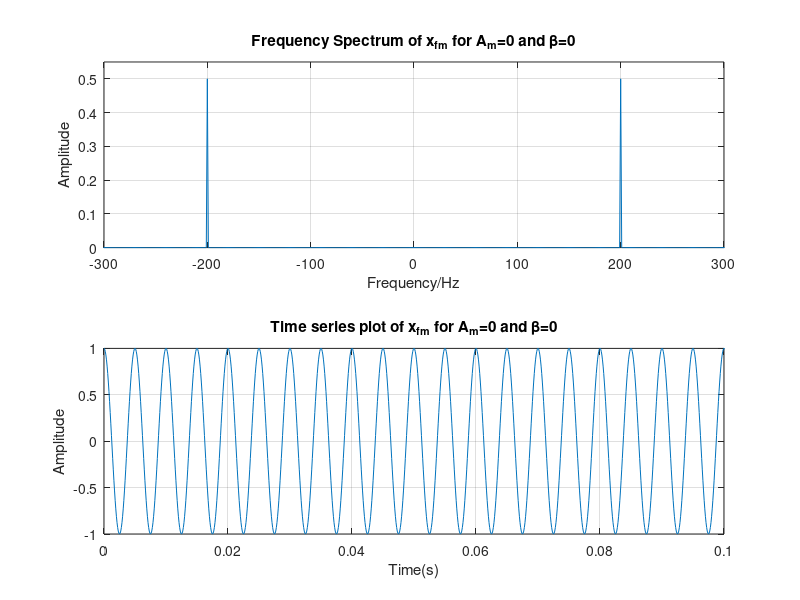
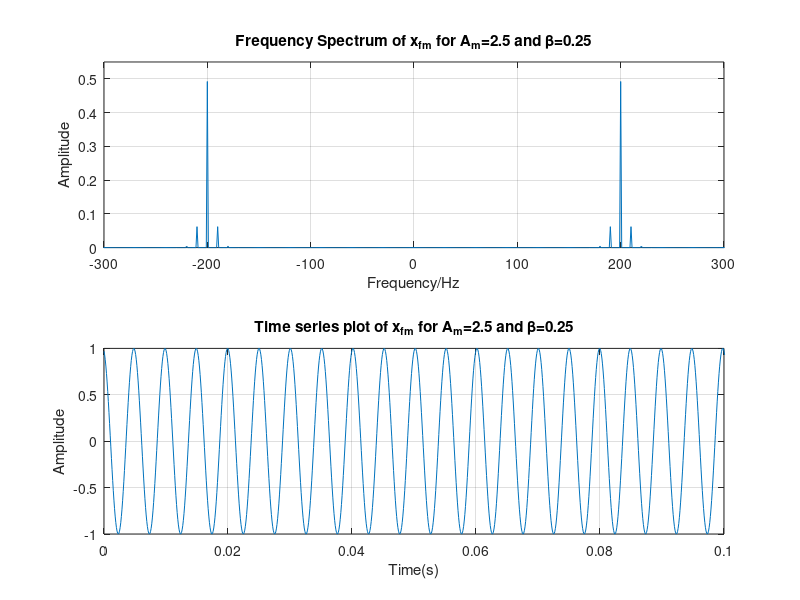
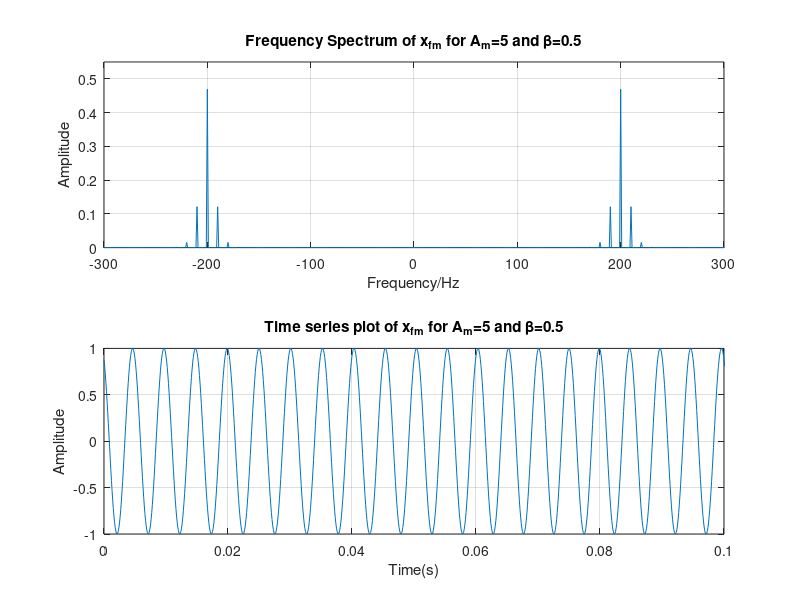
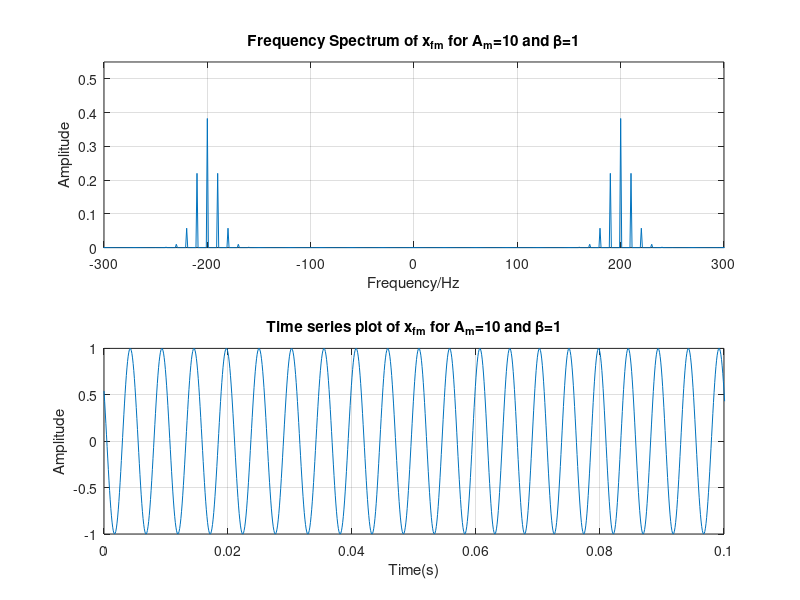

Write the MATLAB code that produced these figures, in order.
clear all;
close all;
fs = 10000; %sampling frequency
t = 0:1/fs:1-1/fs;
ac = 1;
fc=200;fm=10;
%carrier signal
ct = ac*cos(2*pi*fc*t);

%message signal
mt=cos(2*pi*fm*t);

% figure(1);
% plot(t,ct);
% xlim([0,0.05]);
% 
% figure(2);
% plot(t,mt);

%beta values
B=[0,0.25,0.5,1,2.405,3.838];
kf=1;
for i=1:6;
    am=B(i)*(fm/kf);
    %frequency modulated signal
    xfm = cos((2*pi*fc*t) + (B(i))*mt);

    %frequency spectrum of xfm 
    l=length(t);
    ff1 = fftshift(fft(xfm));
    df=fs/l;
    f = -fs/2:df:fs/2-df;
    figure();
    subplot(2,1,1);
    plot(f,abs(ff1)/l);
    ylim([0;0.55]);
    xlim([-300,300]);
    grid on;
    %xlim([0,300]);
    xlabel('Frequency/Hz');
    ylabel('Amplitude')
    title(['Frequency Spectrum of x_f_m for A_m=',num2str(am),' and \beta=',num2str(B(i))]);
    %time series signal
%     figure();
    subplot(2,1,2);
    plot(t,xfm)
    grid on;
    xlim([0,0.1]);
    xlabel('Time(s)');
    ylabel('Amplitude')
    title(['Time series plot of x_f_m for A_m=',num2str(am),' and \beta=',num2str(B(i))]);
end
